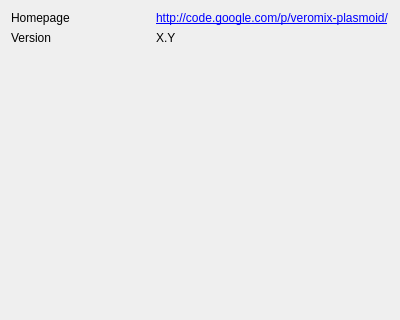
<?xml version="1.0" encoding="UTF-8"?>
<ui version="4.0">
 <class>Form</class>
 <widget class="QWidget" name="Form">
  <property name="geometry">
   <rect>
    <x>0</x>
    <y>0</y>
    <width>400</width>
    <height>320</height>
   </rect>
  </property>
  <property name="minimumSize">
   <size>
    <width>400</width>
    <height>320</height>
   </size>
  </property>
  <property name="windowTitle">
   <string>Form</string>
  </property>
  <layout class="QVBoxLayout" name="verticalLayout">
   <item>
   <layout class="QGridLayout" name="gridLayout">
    <item row="1" column="0">
     <widget class="QLabel" name="label_2">
      <property name="text">
       <string>Version</string>
      </property>
     </widget>
    </item>
    <item row="2" column="0">
     <spacer name="verticalSpacer">
      <property name="orientation">
       <enum>Qt::Vertical</enum>
      </property>
      <property name="sizeHint" stdset="0">
       <size>
        <width>20</width>
        <height>40</height>
       </size>
      </property>
     </spacer>
    </item>
    <item row="0" column="0">
     <widget class="QLabel" name="label_6">
      <property name="text">
       <string>Homepage</string>
      </property>
     </widget>
    </item>
    <item row="0" column="1">
     <widget class="QLabel" name="label_7">
      <property name="text">
       <string>&lt;a href=&quot;http://code.google.com/p/veromix-plasmoid/&quot;&gt;http://code.google.com/p/veromix-plasmoid/&lt;/A&gt;</string>
      </property>
     </widget>
    </item>
    <item row="1" column="1">
     <widget class="QLabel" name="version">
      <property name="text">
       <string>X.Y</string>
      </property>
     </widget>
    </item>
   </layout>
   </item>
  </layout>
 </widget>
 <resources/>
 <connections/>
</ui>
